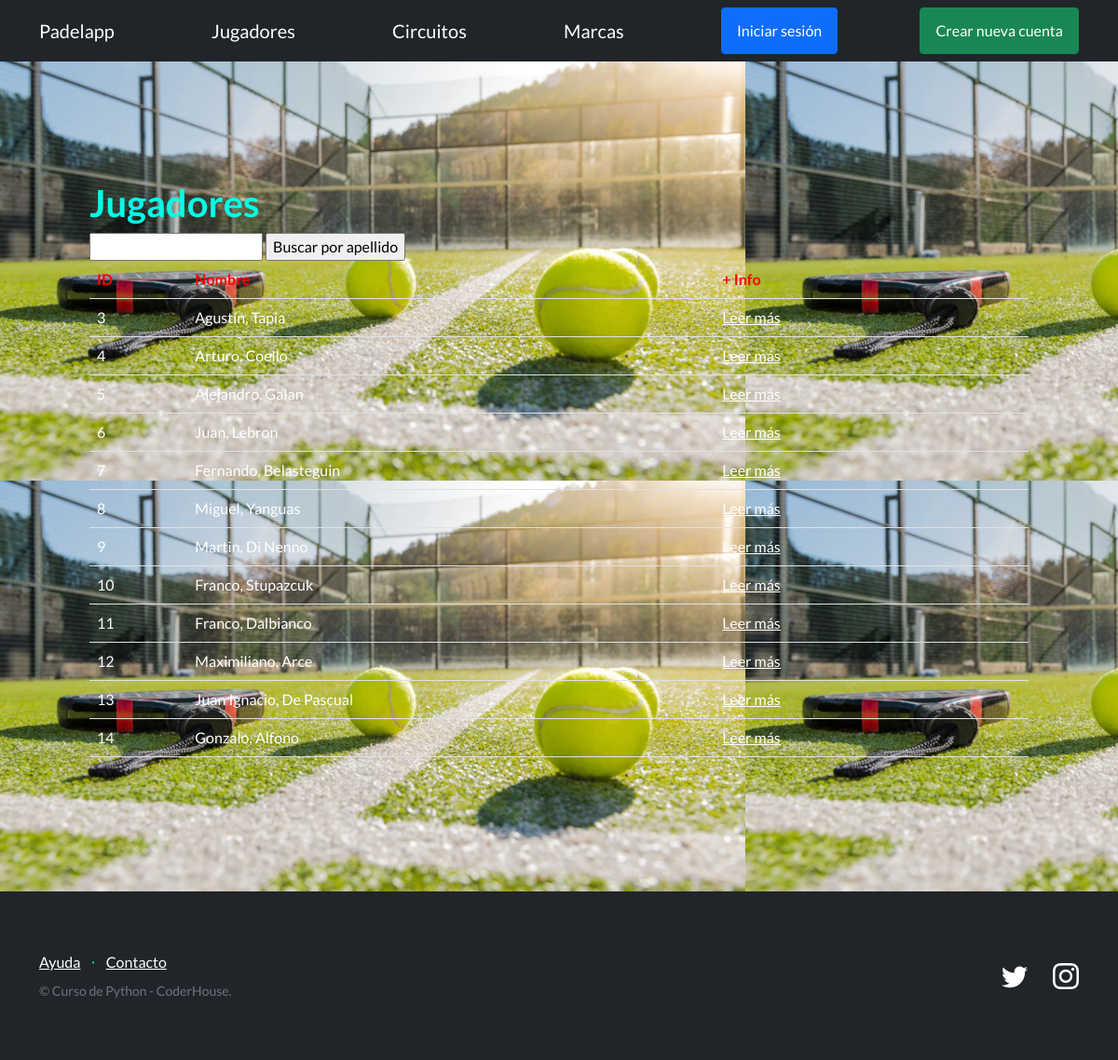
Screenshot of /PadelApp/jugadores/ with the database file from the repository.
### PadelApp/models.py (models this page shows, shortened)
class Jugadores(models.Model):
    nombre =  models.CharField(max_length=64)
    apellido =  models.CharField(max_length=64)
    nacionalidad =  models.CharField(max_length=64)
    edad = models.IntegerField()
    circuito = models.CharField(max_length=64)
    marca = models.CharField(max_length=64, blank=True)
    creador = models.ForeignKey(User, on_delete=models.SET_NULL, null=True)

### PadelApp/views.py (the view)
# urls.py: path("jugadores/", JugadorListView.as_view(), name="listar_jugadores" ),
class JugadorListView(ListView):
    model = Jugadores
    template_name = 'PadelApp/jugadores2.html'

### PadelApp/templates/PadelApp/jugadores2.html (shortened to what this page needs)
{% extends "PadelApp/base2.html" %}
{% block contenido %}
<section>
    <div>
      <h1>Jugadores</h1>
      <form action="{% url 'buscar_jugador' %}" method="get">
        <input type="text" name="q">
        <input type="submit" value="Buscar por apellido">
      </form>
      <table class="table">
        <tbody>
          <tr>
            <th style="color:red"> ID</th>
            <th style="color:red">Nombre</th>
            <th style="color:red">+ Info</th>
            <th style="color:red"></th>
            <th style="color:red"></th>
          </tr>
          {% for jugador in object_list %}
          <tr>
            <td style="color: white">{{ jugador.id }}</td>
            <td style="color: white">{{ jugador.nombre }}, {{ jugador.apellido }}</td>
            <td style="color: white">
                <a href = "{% url "detalle_jugador" jugador.id %}">Leer más</a>
            </td>
            <td>
            </td>
            <td>
            </td>
          </tr>
          {% empty %}
          <tr>
            <td style="color:red" colspan="5">No hay resultados para la búsqueda.</td>
          </tr>
          {% endfor %}
        </tbody>
      </table>
    </div>
  </section>
{% endblock contenido %}

### PadelApp/templates/PadelApp/base2.html (style rules this page uses)
body { height: 100vh; background-image: url('/static/cancha.jpeg'); background-size: cover; background-position: center; }
section { padding: 4rem 3rem; }

### rows the page displays
Jugadores: id "3", nombre "Agustín", apellido "Tapia"
Jugadores: id "4", nombre "Arturo", apellido "Coello"
Jugadores: id "5", nombre "Alejandro", apellido "Galan"
Jugadores: id "6", nombre "Juan", apellido "Lebron"
Jugadores: id "7", nombre "Fernando", apellido "Belasteguin"
Jugadores: id "8", nombre "Miguel", apellido "Yanguas"
Jugadores: id "9", nombre "Martin", apellido "Di Nenno"
Jugadores: id "10", nombre "Franco", apellido "Stupazcuk"
Jugadores: id "11", nombre "Franco", apellido "Dalbianco"
Jugadores: id "12", nombre "Maximiliano", apellido "Arce"
Jugadores: id "13", nombre "Juan Ignacio", apellido "De Pascual"
Jugadores: id "14", nombre "Gonzalo", apellido "Alfono"
